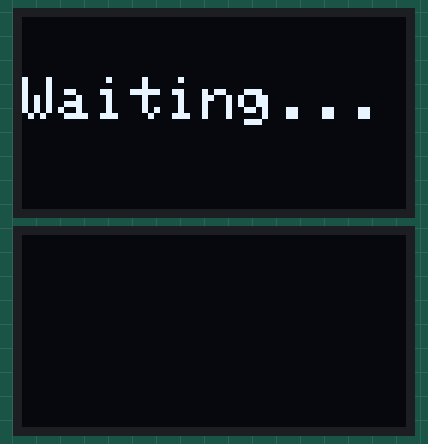
Simulated run of this program. Board: ESP32. Parts: 2 × 128×64 one-colour display. WiFi joins after 1.5 s; servers stay silent unless stated; not simulated (calls return 0 or success): credentials.h; what the program prints to the serial monitor is not drawn.

Above: at 0.09 s.

The program:

main.cpp
```cpp
#include <WiFi.h>
#include <WiFiUdp.h>
#include <Arduino.h>
#include <Wire.h>
#include <credentials.h>
#include <Adafruit_SSD1306.h>

const int UDP_PORT = 4444;

const float BAR_2_PSI = 14.504;


#define I2C2_SDA 32
#define I2C2_SCL 33


char incomingPacket[96];

 typedef struct outgauge_t  {
      unsigned       time;            // I  time in milliseconds (to check order)
      char           car[4];          // 4s Car name
      unsigned short flags;           // H  Info (see OG_x below)
      char           gear;            // c  Reverse:0, Neutral:1, First:2...
      char           plid;            // c  Unique ID of viewed player (0 = none)
      float          speed;           // f  M/S
      float          rpm;             // f  RPM
      float          turbo;           // f  BAR
      float          engTemp;         // f  C
      float          fuel;            // f  0 to 1
      float          oilPressure;     // f  BAR
      float          oilTemp;         // f  C
      unsigned       dashLights;      // I  Dash lights available (see DL_x below)
      unsigned       showLights;      // I  Dash lights currently switched on
      float          throttle;        // f  0 to 1
      float          brake;           // f  0 to 1
      float          clutch;          // f  0 to 1
      char           display1[16];    // c  Usually Fuel
      char           display2[16];    // c  Usually Settings
      int            id;              // i  optional - only if OutGauge ID is specified
  } outgauge_t;

WiFiUDP udp;
outgauge_t outgauge;


Adafruit_SSD1306 display(128, 64, &Wire, -1);
Adafruit_SSD1306 display2(128, 64, &Wire1, -1);

void setup(){
    Serial.begin(115200);

    Wire.begin();
    Wire1.begin(I2C2_SDA, I2C2_SCL, 100000);


    display.begin(SSD1306_SWITCHCAPVCC, 0x3C);
    display2.begin(SSD1306_SWITCHCAPVCC, 0x3C);
    display.clearDisplay();
    display2.clearDisplay();

    display.setRotation(2);
    display.setTextSize(2);
    display.setTextColor(WHITE);
    display.setCursor(0,20);
    display.println("Waiting...");
    display.display();

    display2.setRotation(0);
    display2.setTextSize(2);
    display2.setTextColor(WHITE);
    display2.setCursor(0,20);
    display2.println("chepo...");
    display2.display();

    Serial.println("Connecting");
    WiFi.begin(WIFI_SSID, WIFI_PW);
    delay(100);


    while(WiFi.status() != WL_CONNECTED){
        Serial.print(".");
        delay(1000);
    }

    Serial.println("\nConnected to the WiFi network");
    Serial.print("Local ESP32 IP: ");
    Serial.println(WiFi.localIP());


    udp.begin(UDP_PORT);
}

int counter = 0;
bool invert = false;

void loop(){
  display.clearDisplay();
  display2.clearDisplay();
  int size = udp.parsePacket();
  if (size) {
    udp.read(incomingPacket, 96);
    outgauge_t* data = (outgauge_t*)incomingPacket;
    float boost_psi = data->turbo * BAR_2_PSI;

    //display.invertDisplay(data->showLights >> 0 & 1);       //first bit of data->showLights

    display2.setTextSize(4);
    display2.setCursor(0,0);
    display2.printf("%.0f", data->rpm);

    display2.setTextSize(2);
    display2.setCursor(0,40);
    display2.println("RPM");

    display2.display();

    display.setTextSize(4);

    display.setCursor(0,0);
    display.printf("%.0f", data->speed * 3.6);         // m/s to km/h

    display.setCursor(0,40);
    display.setTextSize(2);
    display.println("KM/H");         // m/s to km/h

    display.display();

    udp.flush();
  }

}
```
